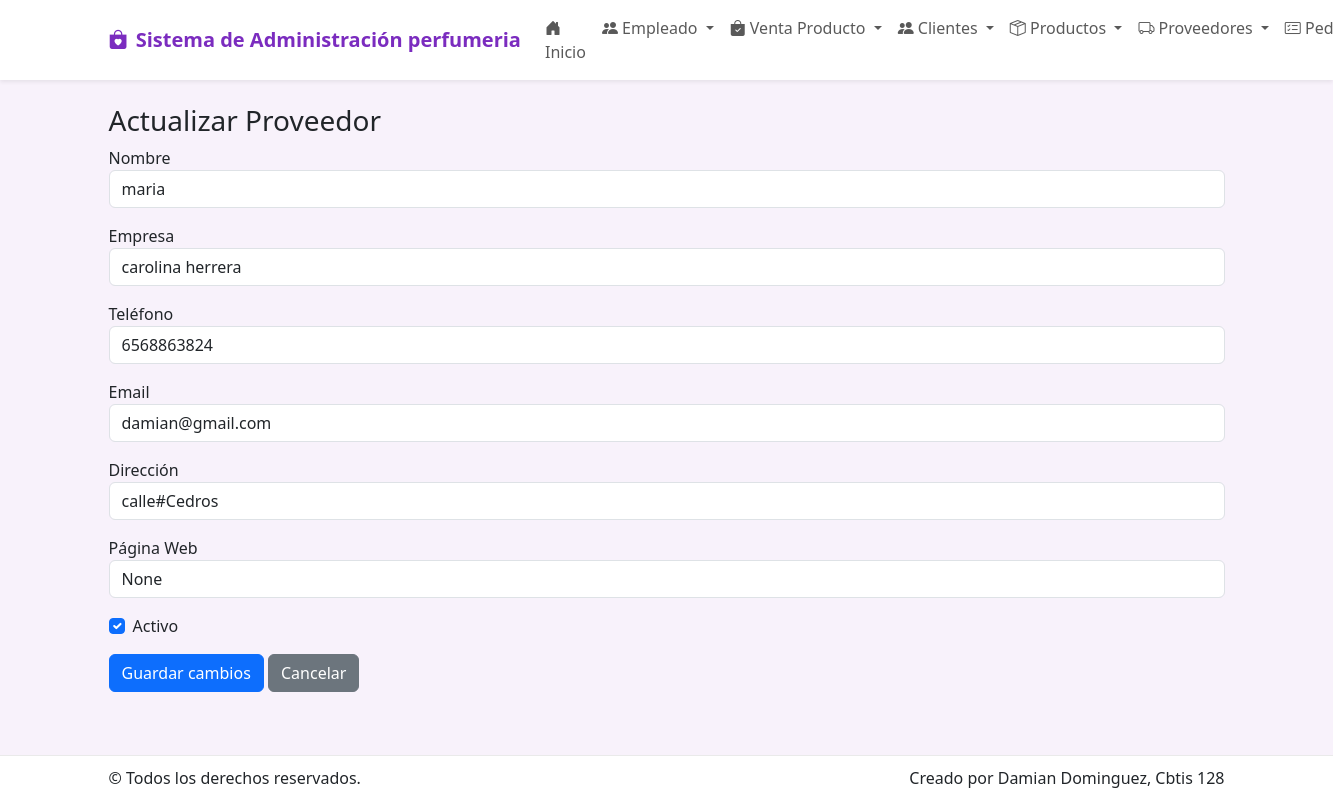
The page /proveedor/actualizar/1/ on the database its author committed.
### app_perfumeria/models.py (models this page shows, shortened)
class Proveedor(models.Model):
    nombre = models.CharField(max_length=150)
    empresa = models.CharField(max_length=150, blank=True, null=True)
    telefono = models.CharField(max_length=30, blank=True, null=True)
    email = models.EmailField(blank=True, null=True)
    direccion = models.CharField(max_length=250, blank=True, null=True)
    pagina_web = models.URLField(blank=True, null=True)  # NUEVO CAMPO
    activo = models.BooleanField(default=True)

### app_perfumeria/views.py (the view, shortened to what this page needs)
# urls.py: path('proveedor/actualizar/<int:proveedor_id>/', views.actualizar_proveedor, name='actualizar_proveedor'),
def actualizar_proveedor(request, proveedor_id):
    proveedor = get_object_or_404(Proveedor, id=proveedor_id)
    return render(request, 'proveedor/actualizar_proveedor.html', {'proveedor': proveedor})

### app_perfumeria/templates/proveedor/actualizar_proveedor.html
{% extends 'base.html' %}
{% block content %}
<h3>Actualizar Proveedor</h3>
<form method="POST" action="{% url 'actualizar_proveedor' proveedor.id %}">{% csrf_token %}
  <div class="mb-3"><label>Nombre</label><input class="form-control" name="nombre" value="{{ proveedor.nombre }}" required></div>
  <div class="mb-3"><label>Empresa</label><input class="form-control" name="empresa" value="{{ proveedor.empresa }}"></div>
  <div class="mb-3"><label>Teléfono</label><input class="form-control" name="telefono" value="{{ proveedor.telefono }}"></div>
  <div class="mb-3"><label>Email</label><input class="form-control" name="email" value="{{ proveedor.email }}"></div>
  <div class="mb-3"><label>Dirección</label><input class="form-control" name="direccion" value="{{ proveedor.direccion }}"></div>
  <div class="mb-3"><label>Página Web</label><input type="url" name="pagina_web" class="form-control" value="{{ proveedor.pagina_web }}"></div>
  <div class="form-check mb-3"><input class="form-check-input" id="activo" name="activo" type="checkbox" {% if proveedor.activo %}checked{% endif %}><label class="form-check-label" for="activo">Activo</label></div>
  <button class="btn btn-primary">Guardar cambios</button>
  <a class="btn btn-secondary" href="{% url 'ver_proveedor' %}">Cancelar</a>
</form>
{% endblock %}

### app_perfumeria/templates/base.html (style rules this page uses)
:root { --morado: #7b2cbf; --rosa: #ff6bcb; --suave: #f8f2fb; }
body { background: var(--suave); }

### rows shown on the page
Proveedor: nombre "maria", empresa "carolina herrera", telefono "6568863824", email "damian@gmail.com", direccion "calle#Cedros", pagina_web "None", activo "☑"
